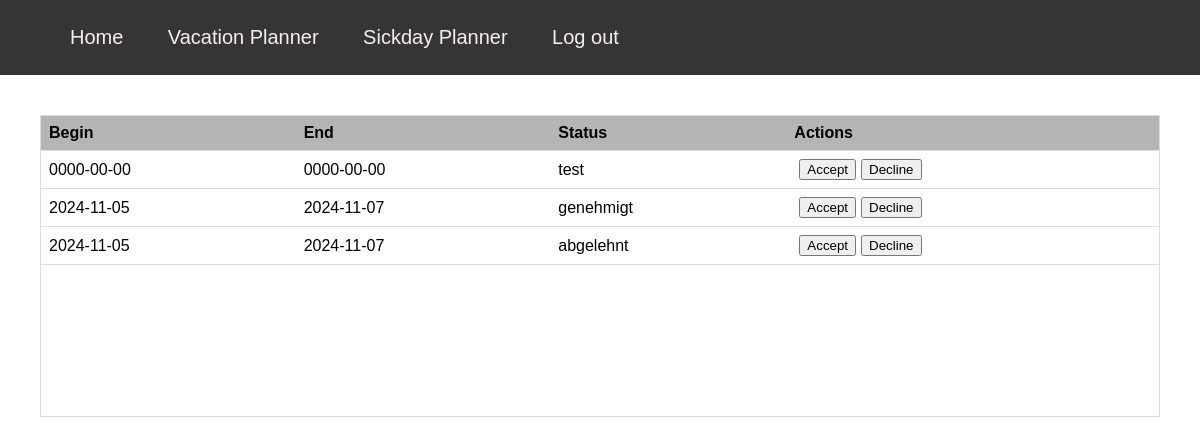
Screenshot of /vacationsuper.php with the database file from the repository.
### tables this page shows
CREATE TABLE `vacation` (
  `index` int(11) NOT NULL,
  `begin` date NOT NULL,
  `end` date NOT NULL,
  `status` varchar(30) NOT NULL
);

### vacationsuper.php (the view, shortened to what this page needs)
<!DOCTYPE html>
<html lang="en">
<head>
    <link rel="stylesheet" href="main.css">
</head>
<body>
    <nav class="navigation">
        <div class="navlist">
            <ul>
                <li class="navelement"><a href="supervisor.php" class="navlink">Home</a></li>
                <li class="navelement"><a href="vacationsuper.php" class="navlink">Vacation Planner</a> </li>
                <li class="navelement"><a href="sickdays.html" class="navlink">Sickday Planner</a></li>
                <li class="navelement"><a href="login.php" class="navlink">Log out</a> </li>
            </ul>
        </div>
    </nav>
    <main>
        <div class="table-container">
            <form class="buttons" action="vacationsuper.php" method="post">
                <table>
                    <thead>
                        <tr>
                            <th>Begin</th>
                            <th>End</th>
                            <th>Status</th>
                            <th>Actions</th>
                        </tr>
                    </thead>
                    <tbody>
                        <?php
                        $servername = "localhost";
                        $username = "root";
                        $password = "";
                        $dbname = "time_management";
                        $conn = new mysqli($servername, $username, $password, $dbname);
                        $sql = "SELECT * FROM vacation ORDER BY begin";
                        $result = $conn->query($sql);
                        if ($result->num_rows > 0) {
                            while($row = $result->fetch_assoc()) {
                                echo "<tr>";
                                echo "<td>" . $row["begin"] . "</td>";
                                echo "<td>" . $row["end"] . "</td>";
                                echo "<td>" . $row["status"] . "</td>";
                                echo "<td>";
                                echo "<input type='submit' value='Accept' class='accept'  style='margin-left: 5px' name='accept[" . $row["index"] . "]'>";
                                echo "<input type='submit' value='Decline' class='decline' style='margin-left: 5px' name='decline[" . $row["index"] . "]'>";
                                echo "</td>";
                                echo "</tr>";
                            }
                        } else {
                            echo "<tr><td colspan='6'>No data available</td></tr>";
                        }
                        ?>
                    </tbody>
                </table>
            </form>
        </div>
    </main>
</body>
</html>

### main.css (style rules this page uses)
body { margin: 0; font-family: Arial, sans-serif; }
a { text-decoration: none; color: #ffffff; }
.table-container { margin: 40px; height: 300px; overflow-y: scroll; border: 1px solid #ddd; }
table { width: 100%; border-collapse: collapse; }
th { padding: 8px; text-align: left; border-bottom: 1px solid #ddd; background-color: #b6b4b4; }
td { padding: 8px; text-align: left; border-bottom: 1px solid #ddd; }
.navigation { background-color: #363535; display : flex; }
.navlist { list-style-type: none; padding: 10px; }
.navelement { display: flex; background-color: #363535; text-align: center; padding: 20px; display: inline; }
.navlink { color: #f7efef; text-decoration: none; font-size: 20px; }

### rows the page displays
vacation: begin "0000-00-00", end "0000-00-00", status "test"
vacation: begin "2024-11-05", end "2024-11-07", status "genehmigt"
vacation: begin "2024-11-05", end "2024-11-07", status "abgelehnt"
